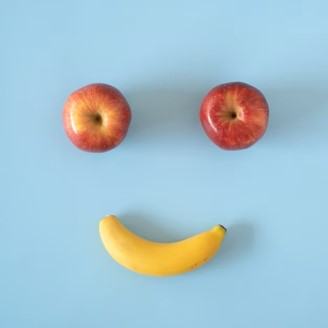
#> input picture 2-Semester-Computer-Vision/Intro_for_Computer_vision.py/fruits.jpg, 328 x 328 px, found by its file name
$ python 2-accessPixels.py
#> lines starting #> are read from the running program, lines starting #| are printed output that depends on the picture; after the words box and inside, x2 and y2 are one past the last pixel; in counts of white or black regions, pixels touching at a corner belong together
import cv2

python_logo = cv2.imread(r"C:\Program Files (x86)\2 Semester python work\2-Semester-Computer-Vision\Intro_for_Computer_vision.py\fruits.jpg")
#> python_logo is the input picture: shape (328, 328, 3); mean B, G, R 207.7, 194.7, 164.8
print(f"Type of variable: {type(python_logo)}")
#| Type of variable: <class 'numpy.ndarray'>
print(f"Type of data in array: {python_logo.dtype}")
#| Type of data in array: uint8
print(f"Shape of array: {python_logo.shape}")
#| Shape of array: (328, 328, 3)

pixel_value = python_logo[70, 40] # B, G, R
#> pixel_value = [233, 209, 167]
print(pixel_value)
#| [233 209 167]

# Slicing
logo_cropped = python_logo.copy()
logo_cropped = logo_cropped[50:150, :]
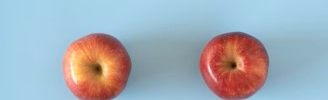
#> logo_cropped: shape (100, 328, 3); mean B, G, R 181.7, 171.8, 162.6

logo_cropped[30, 30] = [0, 0, 255]
#> logo_cropped: shape (100, 328, 3); under 0.01% of pixels changed, all inside (x1, y1, x2, y2) = (30, 30, 31, 31)

cv2.imshow("Original logo", python_logo)
cv2.imshow("Cropped logo", logo_cropped)
cv2.waitKey(0)
